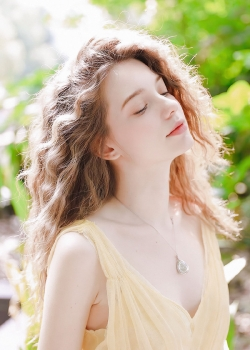
#> input picture MyPy/图像识别/cv2/1.jpg, 250 x 350 px
$ python '04像素操作.py'
#> lines starting #> are read from the running program, lines starting #| are printed output that depends on the picture; after the words box and inside, x2 and y2 are one past the last pixel; in counts of white or black regions, pixels touching at a corner belong together
import cv2
import numpy as np


def wait():
    cv2.waitKey()
    cv2.destroyAllWindows()

img = cv2.imread("1.jpg")
#> img is the input picture: shape (350, 250, 3); mean B, G, R 159.4, 187.2, 200

# OpenCV中图像矩阵的顺序是B、G、R。可以直接通过坐标位置访问和操作图像像素
numb = img[50, 100]
#> numb = [153, 162, 189]
print("图片坐标对应值：", numb)
#| 图片坐标对应值： [153 162 189]

img[50, 100] = (0, 0, 255)
#> img: shape (350, 250, 3); under 0.01% of pixels changed, all inside (x1, y1, x2, y2) = (100, 50, 101, 51)
cv2.imshow("img1", img)
print('修改img[50, 100]后的图片')
wait()

# 分开访问图像某一通道像素值
img[0:100, 100:200, 0] = 255
img[100:200, 200:300, 1] = 255
img[200:300, 300:400, 2] = 255

cv2.imshow("img2", img)
print('分别设置img像素通道值后的图片')
wait()

# 更改图像某一矩形区域的像素值
img[0:50, 1:100] = (0, 0, 255)
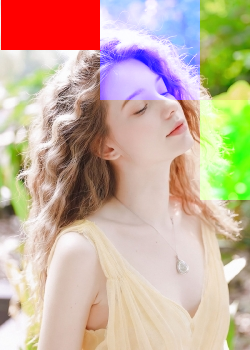
#> img: shape (350, 250, 3); mean B, G, R 158.2, 177.8, 200.8

cv2.imshow("img3", img)
print('更改某一矩形区域值后的图片')
wait()

# 图像三通道分离和合并
b, g, r = cv2.split(img)
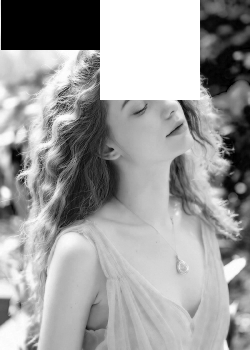
#> b: shape (350, 250); min 0, max 255, mean 158.2
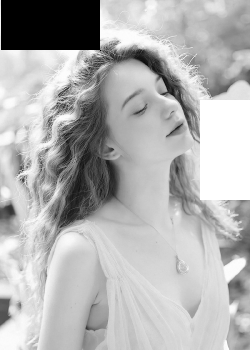
#> g: shape (350, 250); min 0, max 255, mean 177.8
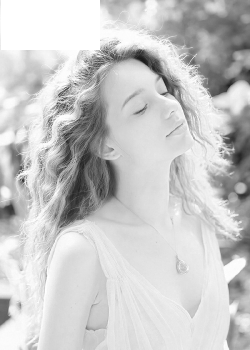
#> r: shape (350, 250); min 25, max 255, mean 200.8

# b = cv2.split(img)[0]
# g = cv2.split(img)[1]
# r = cv2.split(img)[2]

merged = cv2.merge([b, g, r])

cv2.imshow("Blue", b)
print('红色通道')
wait()
cv2.imshow("Green", g)
print('绿色通道')
wait()
cv2.imshow("Red", r)
print('蓝色通道')
wait()
cv2.imshow("Merged", merged)
print('通道融合的图片')
wait()
